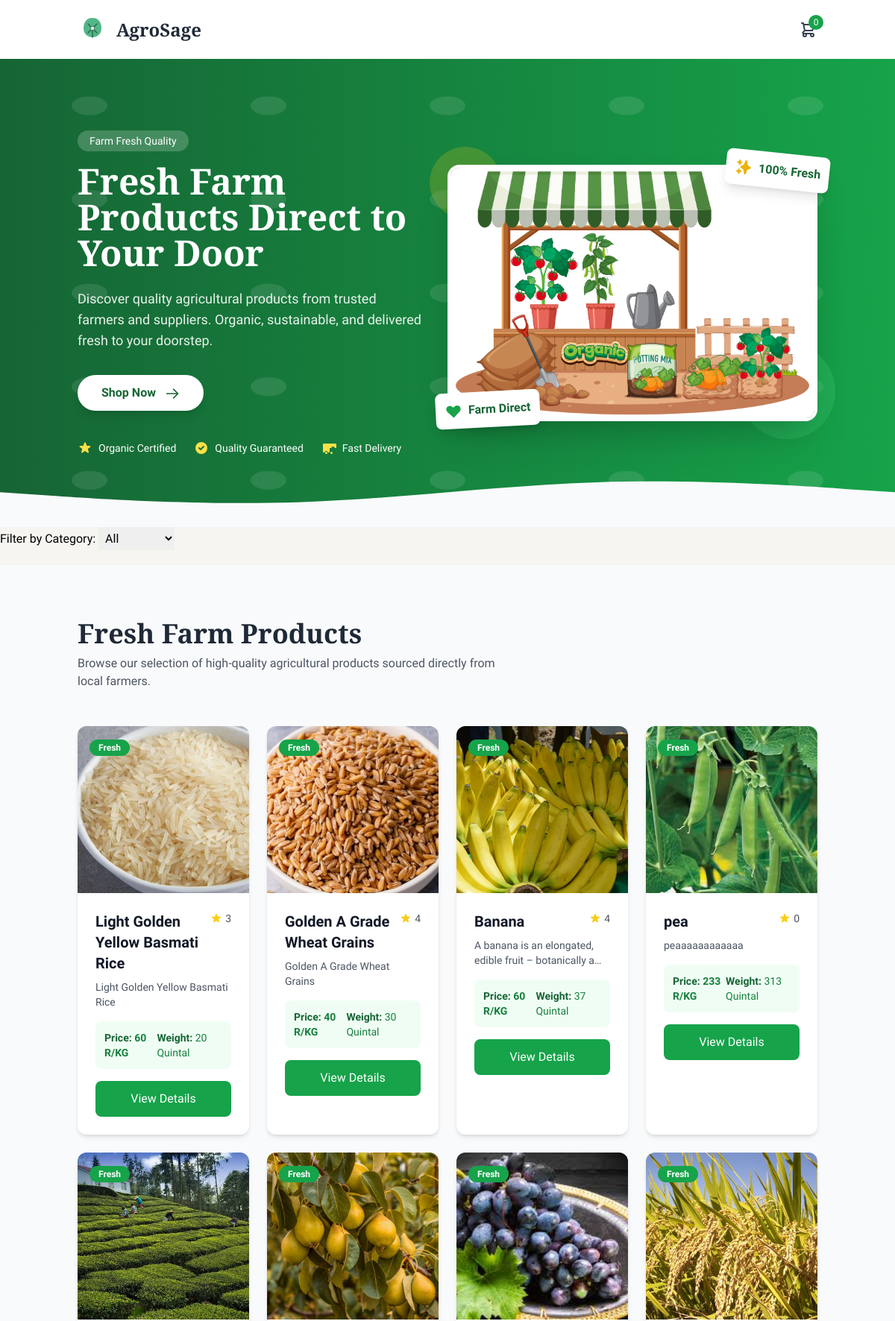
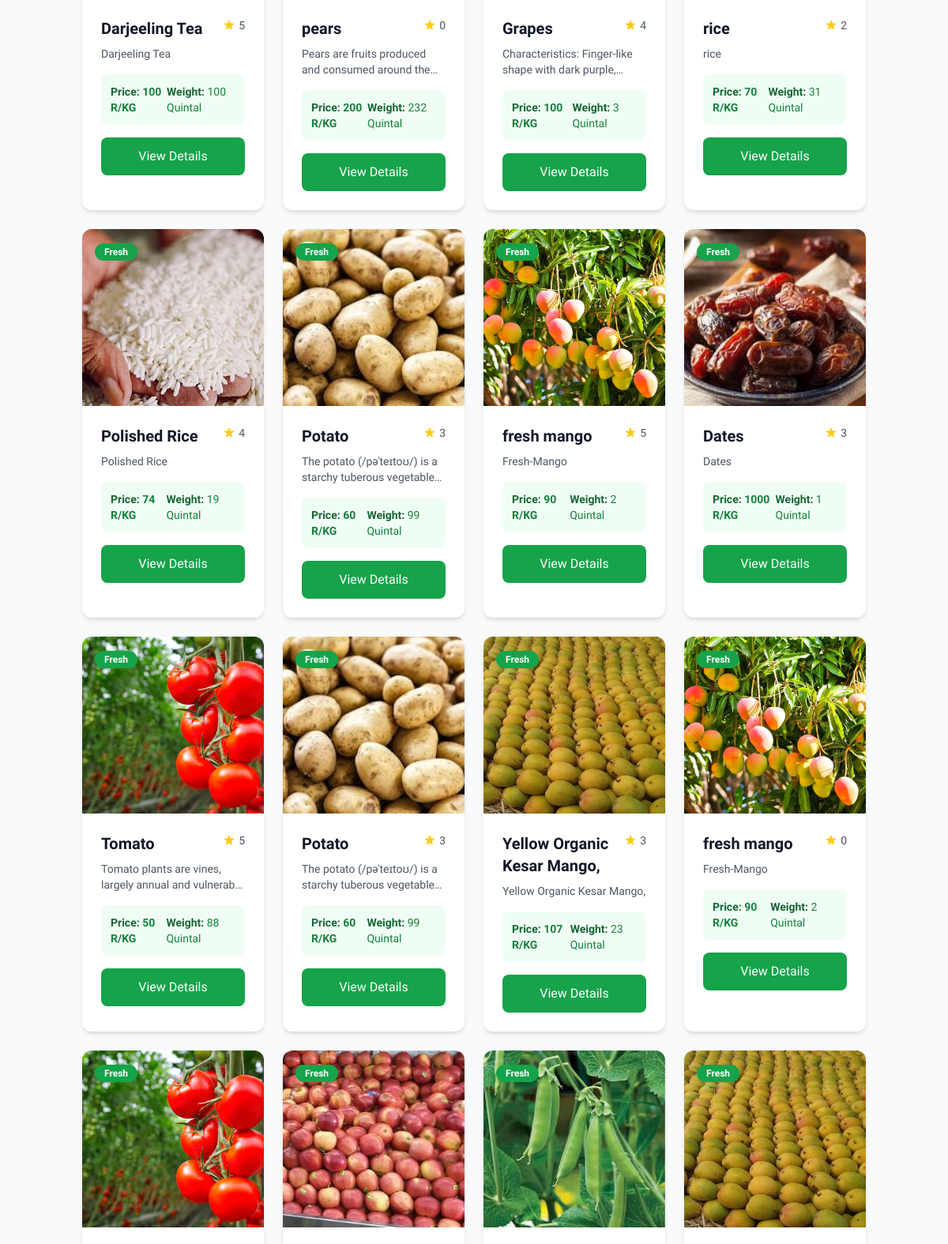
/market/ (signed in, upper part), run on the app's committed database (2 pictures, top to bottom).
### home/models.py (models this page shows, shortened)
class MarketItems(models.Model):
    farmer = models.ForeignKey(User,on_delete=models.CASCADE)
    items_name = models.CharField(max_length=1000)
    items_description = models.TextField(max_length=1000)
    category = models.ForeignKey(Category,on_delete=models.CASCADE)   # e.g. “Fertilizer”, “Tool”
    item_price = models.IntegerField()
    item_image = models.ImageField(upload_to='market_items/')
    items_weight = models.IntegerField()
    min_weight = models.IntegerField(default=0)
    item_rating = models.IntegerField(default=0)
    location = models.CharField(max_length=300,default="Neelbad, Bhopal, Mp-42603")
    item_list_date = models.DateTimeField(auto_now_add=True)

### home/views.py (the view)
# urls.py: path("market/",views.market,name="market"),
@login_required
def market(request):
    user = request.user
    cart_items = Cart.objects.filter(user=request.user)
    total_count = cart_items.count()
    if user.is_authenticated:
        items = MarketItems.objects.all()
        context = {
            "market_items": items,
            "total_count" : total_count
        }
        return render(request, "marketplace/market.html", context)
    else:
        return redirect("login")  # replace "login" with your login URL name

### templates/marketplace/market.html (shortened to what this page needs)
{% load static %}
<!DOCTYPE html>
<html lang="en">
<head>
    <script src="https://cdn.tailwindcss.com"></script>
</head>
<body>
    <header class="bg-white shadow-sm">
        <div class="container mx-auto px-4 py-4">
            <div class="flex flex-col md:flex-row justify-between items-center">
                <div class="flex items-center mb-4 md:mb-0">
                    <div class="mr-3">
                        <button onclick="window.location.href='{% url 'index' %}'">
                    </button>
                    </div>
                    <h1 class="text-2xl font-bold heading text-gray-800">AgroSage</h1>
                </div>
                <div class="flex items-center space-x-4">
                    <a href="{% url 'view_cart' %}" class="text-gray-700 hover:text-green-700 relative">
                        <span class="absolute -top-2 -right-2 bg-green-600 text-white text-xs rounded-full h-5 w-5 flex items-center justify-center">{{total_count}}</span>
                    </a>
                </div>
            </div>
        </div>
    </header>
        <section class="bg-gradient-to-r from-green-800 to-green-600 text-white py-16 md:py-24 relative overflow-hidden">
            <div class="absolute inset-0 opacity-10">
            </div>
            <div class="container mx-auto px-4 relative z-10">
                <div class="flex flex-col md:flex-row items-center">
                    <div class="md:w-1/2 mb-12 md:mb-0 md:pr-8">
                        <span class="inline-block px-4 py-1 bg-white bg-opacity-20 rounded-full text-sm font-medium mb-4">Farm Fresh Quality</span>
                        <h2 class="text-4xl md:text-5xl font-bold heading mb-6 leading-tight">Fresh Farm Products Direct to Your Door</h2>
                        <p class="text-lg mb-8 text-white text-opacity-90 max-w-lg">Discover quality agricultural products from trusted farmers and suppliers. Organic, sustainable, and delivered fresh to your doorstep.</p>
                        <div class="flex flex-wrap gap-4">
                            <button class="bg-white text-green-800 px-8 py-3 rounded-full font-semibold hover:bg-gray-100 transition duration-300 shadow-lg transform hover:-translate-y-1" onclick="window.location.href='#product'">
                                Shop Now
                                <svg class="w-5 h-5 inline-block ml-2" fill="none" stroke="currentColor" viewBox="0 0 24 24" xmlns="http://www.w3.org/2000/svg">
                                    <path stroke-linecap="round" stroke-linejoin="round" stroke-width="2" d="M14 5l7 7m0 0l-7 7m7-7H3"></path>
                                </svg>
                            </button>
                        </div>
                        <div class="mt-10 flex items-center space-x-6">
                            <div class="flex items-center">
                                <span class="ml-2 text-sm font-medium">Organic Certified</span>
                            </div>
                            <div class="flex items-center">
                                <svg class="w-5 h-5 text-yellow-300" fill="currentColor" viewBox="0 0 20 20">
                                    <path fill-rule="evenodd" d="M10 18a8 8 0 100-16 8 8 0 000 16zm3.707-9.293a1 1 0 00-1.414-1.414L9 10.586 7.707 9.293a1 1 0 00-1.414 1.414l2 2a1 1 0 001.414 0l4-4z" clip-rule="evenodd"></path>
                                </svg>
                                <span class="ml-2 text-sm font-medium">Quality Guaranteed</span>
                            </div>
                            <div class="flex items-center">
                                <span class="ml-2 text-sm font-medium">Fast Delivery</span>
                            </div>
                        </div>
                    </div>
                    <div class="md:w-1/2 flex justify-center">
                        <div class="relative">
                            <img class="w-full h-auto object-cover rounded-2xl shadow-2xl border-4 border-white relative z-10"
                                src="{% static 'media/17843244.jpg' %}"
                                alt="Fresh farm products">
                            <div class="absolute -top-4 -right-4 bg-white rounded-lg shadow-lg p-3 z-20 transform rotate-6">
                                <div class="flex items-center">
                                    <span class="ml-2 font-bold text-green-800">100% Fresh</span>
                                </div>
                            </div>
                            <div class="absolute -bottom-2 -left-4 bg-white rounded-lg shadow-lg p-3 z-20 transform -rotate-3">
                                <div class="flex items-center">
                                    <svg class="w-6 h-6 text-green-600" fill="currentColor" viewBox="0 0 20 20">
                                        <path fill-rule="evenodd" d="M3.172 5.172a4 4 0 015.656 0L10 6.343l1.172-1.171a4 4 0 115.656 5.656L10 17.657l-6.828-6.829a4 4 0 010-5.656z" clip-rule="evenodd"></path>
                                    </svg>
                                    <span class="ml-2 font-bold text-green-800">Farm Direct</span>
                                </div>
                            </div>
                        </div>
                    </div>
                </div>
            </div>
            <div class="absolute bottom-0 left-0 right-0">
            </div>
        </section>
        <form method="GET" action="{% url 'market' %}" style="margin-bottom: 20px;">
            <label for="category">Filter by Category:</label>
            <select name="category" id="category" onchange="this.form.submit()" style="padding: 5px;">
                <option value="">All</option>
            </select>
        </form>
        <section class="py-16 bg-gray-50 " id="product">
            <div class="container mx-auto px-4">
                <div class="flex flex-col md:flex-row justify-between items-center mb-12">
                    <div>
                        <h2 class="text-3xl md:text-4xl font-bold heading text-gray-800 mt-2">Fresh Farm Products</h2>
                        <p class="text-gray-600 mt-2 max-w-xl">Browse our selection of high-quality agricultural products sourced directly from local farmers.</p>
                    </div>
                </div>
                <div class="grid grid-cols-1 sm:grid-cols-2 md:grid-cols-3 lg:grid-cols-4 gap-6">
                    {% for item in market_items %}
                    <div class="product-card bg-white rounded-xl overflow-hidden shadow-md hover:shadow-xl transition-all duration-300 transform hover:-translate-y-1 group" data-product-id="{{item.id}}">
                        <div class="relative">
                            <div class="absolute top-4 left-4 z-10">
                                <span class="bg-green-600 text-white text-xs font-bold px-3 py-1 rounded-full">Fresh</span>
                            </div>
                            <div class="h-56 bg-gradient-to-br from-green-50 to-green-100 flex items-center justify-center overflow-hidden group-hover:scale-105 transition-transform duration-300">
                                {% if item.item_image %}
                                    <img src="{{ item.item_image.url }}" alt="{{ item.items_name }}" class="h-full w-full object-cover">
                                {% endif %}
                            </div>
                        </div>
                        <div class="p-6">
                            <div class="flex justify-between items-start mb-2">
                                <h3 class="text-xl font-semibold text-gray-900">{{ item.items_name }}</h3>
                                <div class="flex items-center">
                                    <span class="text-sm text-gray-600 ml-1">{{ item.item_rating }}</span>
                                </div>
                            </div>
                            <p class="text-gray-600 text-sm mb-4 line-clamp-2">{{ item.items_description }}</p>
                            <div class="flex justify-between items-center text-sm text-gray-800 mb-4 bg-green-50 p-3 rounded-lg">
                                <div>
                                    <span class="font-semibold text-green-800">Price:</span>
                                    <span class="text-green-700 font-bold">{{ item.item_price }} R/KG</span>
                                </div>
                                <div>
                                    <span class="font-semibold text-green-800">Weight:</span>
                                    <span class="text-green-700">{{ item.items_weight }} Quintal</span>
                                </div>
                            </div>
                            <div class="flex items-center gap-2" data-product-id="{{item.id}}">
                                <button class="view-product flex-1 bg-green-600 hover:bg-green-700 text-white font-medium py-3 px-4 rounded-lg transition flex items-center justify-center"
                                    onclick="window.location.href='{% url 'product_card' item.id %}'"
                                >
                                    View Details
                                </button>
                            </div>
                        </div>
                    </div>
                    {% endfor %}
                </div>
            </div>
        </section>
</body>
</html>

### templates/marketplace/market.html (style rules this page uses)
html { scroll-behavior: smooth; }
body { font-family: 'Raleway', sans-serif; background-color: #f7f5f0; }
.heading { font-family: 'Playfair Display', serif; }

### data on the page
MarketItems: item_image (picture), items_name "Light Golden Yellow Basmati Rice", item_rating "3", items_description "Light Golden Yellow Basmati Rice", item_price "60", items_weight "20"
MarketItems: item_image (picture), items_name "Golden A Grade Wheat Grains", item_rating "4", items_description "Golden A Grade Wheat Grains", item_price "40", items_weight "30"
MarketItems: item_image (picture), items_name "Banana", item_rating "4", items_description "A banana is an elongated, edible fruit – botanically…", item_price "60", items_weight "37"
MarketItems: item_image (picture), items_name "pea", item_rating "0", items_description "peaaaaaaaaaaaa", item_price "233", items_weight "313"
MarketItems: item_image (picture), items_name "Darjeeling Tea", item_rating "5", items_description "Darjeeling Tea", item_price "100", items_weight "100"
MarketItems: item_image (picture), items_name "pears", item_rating "0", items_description "Pears are fruits produced and consumed around…", item_price "200", items_weight "232"
MarketItems: item_image (picture), items_name "Grapes", item_rating "4", items_description "Characteristics: Finger-like shape with dark…", item_price "100", items_weight "3"
MarketItems: item_image (picture), items_name "rice", item_rating "2", items_description "rice", item_price "70", items_weight "31"
MarketItems: item_image (picture), items_name "Polished Rice", item_rating "4", items_description "Polished Rice", item_price "74", items_weight "19"
MarketItems: item_image (picture), items_name "Potato", item_rating "3", items_description "The potato (/pəˈteɪtoʊ/) is a starchy tuberous…", item_price "60", items_weight "99"
MarketItems: item_image (picture), items_name "fresh mango", item_rating "5", items_description "Fresh-Mango", item_price "90", items_weight "2"
MarketItems: item_image (picture), items_name "Dates", item_rating "3", items_description "Dates", item_price "1000", items_weight "1"
MarketItems: item_image (picture), items_name "Tomato", item_rating "5", items_description "Tomato plants are vines, largely annual and…", item_price "50", items_weight "88"
MarketItems: item_image (picture), items_name "Potato", item_rating "3", items_description "The potato (/pəˈteɪtoʊ/) is a starchy tuberous…", item_price "60", items_weight "99"
MarketItems: item_image (picture), items_name "Yellow Organic Kesar Mango,", item_rating "3", items_description "Yellow Organic Kesar Mango,", item_price "107", items_weight "23"
MarketItems: item_image (picture), items_name "fresh mango", item_rating "0", items_description "Fresh-Mango", item_price "90", items_weight "2"
MarketItems: item_image (picture)
MarketItems: item_image (picture)
MarketItems: item_image (picture)
MarketItems: item_image (picture)

### other printed values
{{ total_count }} "0"
